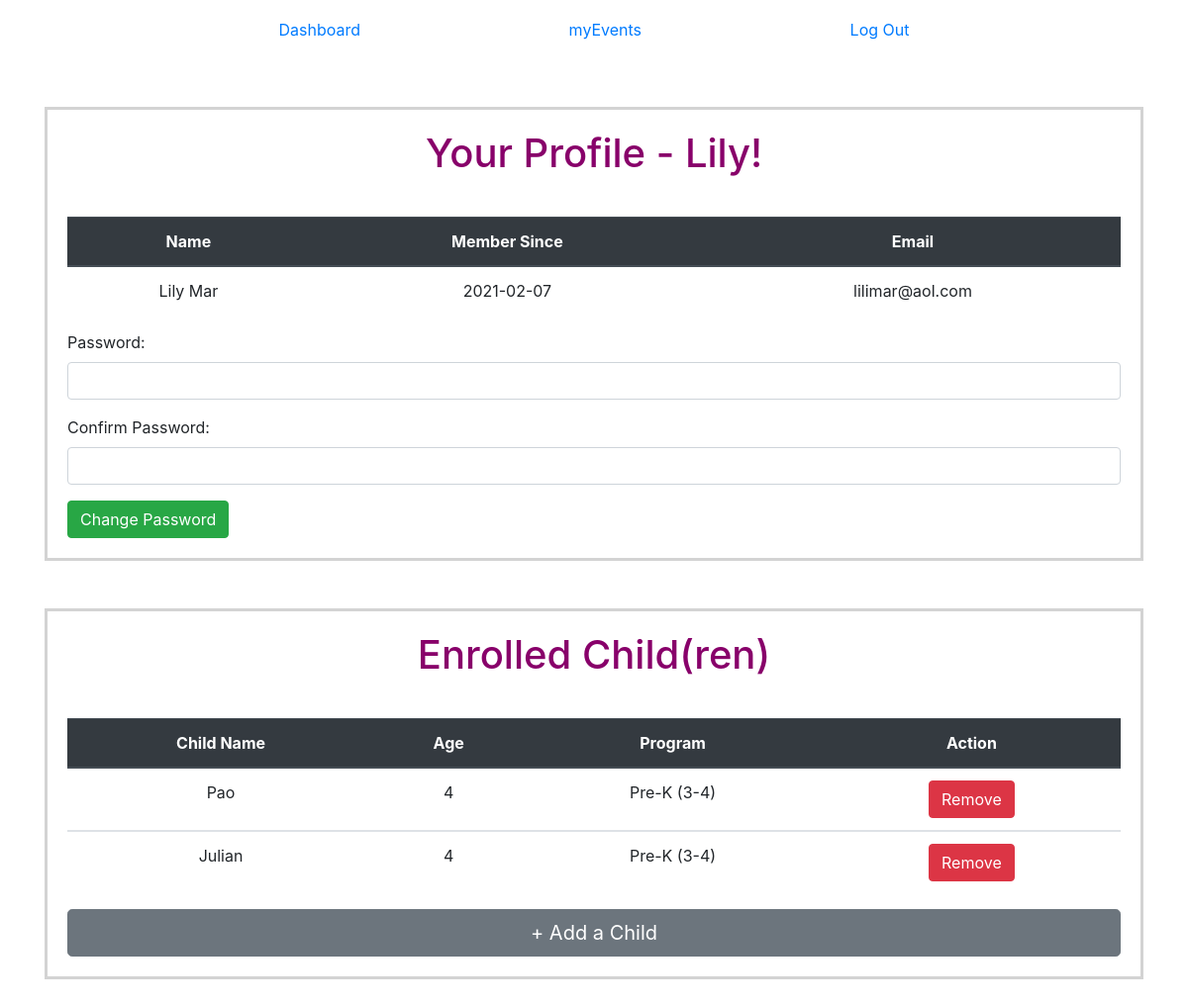
The page /ABC/myProfile (signed in) on the database its author committed.
### group_app/models.py (models this page shows, shortened)
class User(models.Model):
    first_name = models.CharField(max_length=60)
    last_name = models.CharField(max_length=60)
    email = models.EmailField(unique=True)
    password = models.CharField(max_length=100)
    created_at = models.DateTimeField(auto_now_add=True)
    updated_at = models.DateTimeField(auto_now=True)
    objects = UserManager()
    def full_name(self):
        return f"{self.first_name} {self.last_name}"
    def get_date(self):
        return self.created_at.date()

class Child(models.Model):
    first_name = models.CharField(max_length=50)
    last_name = models.CharField(max_length=50)
    birth_date = models.DateTimeField()
    gender = models.CharField(max_length=10)
    age = models.IntegerField()
    program = models.CharField(max_length=20)
    created_at = models.DateTimeField(auto_now_add=True)
    updated_at = models.DateTimeField(auto_now=True)
    parent_child = models.ForeignKey(
        User, related_name="enrolled_parent", on_delete=models.CASCADE)
    objects = ChildManager()

### group_app/views.py (the view)
# urls.py: path('myProfile', views.myProfile),
def myProfile(request):
    if 'user_id' not in request.session:
        return redirect('/ABC')
    user = User.objects.get(id=request.session['user_id'])
    children = user.enrolled_parent.all()
    context = {
        'user': user,
        'children': children,
    }
    return render(request, 'myProfile.html', context)

### group_app/templates/myProfile.html (shortened to what this page needs)
<!DOCTYPE html>
<html lang="en">
<head>
    <link href="https://stackpath.bootstrapcdn.com/bootstrap/4.5.0/css/bootstrap.min.css" rel="stylesheet"
>
    {% load static %}
    <link rel="stylesheet" href="{% static 'css/style.css' %}">
</head>
<body>
    <div class="container">
        <nav class="navbar">
            <a href="/ABC/dashboard">Dashboard</a>
            <a href="/ABC/myEvents">myEvents</a>
            <a class="float-right" href="/ABC/logout">Log Out</a>
        </nav>
        <br>
        <br>
        <section>
            <div id="my_profile">
                <h1>Your Profile - {{ user.first_name }}!</h1>
                <table class="table">
                    <thead class="thead-dark">
                        <tr>
                            <th scope="col">Name</th>
                            <th scope="col">Member Since</th>
                            <th scope="col">Email</th>
                        </tr>
                    </thead>
                    <tbody>
                        <tr>
                            <td>{{ user.full_name}}</td>
                            <td>{{ user.get_date|date:"Y-m-d" }}</td>
                            <td>{{ user.email}}</td>
                        </tr>
                    </tbody>
                </table>
                <form action="{% url 'update_myProfile' %}" method="POST">
                    <div class="form-group">
                        <label for="password">Password:</label>
                        <input type="password" name="password" class="form-control">
                    </div>
                    <div class="form-group">
                        <label for="confirm_pw">Confirm Password:</label>
                        <input type="password" name="confirm_pw" class="form-control">
                    </div>
                    <button type="submit" class="btn btn-success" id=btn_password>Change
                        Password</button>
                </form>
            </div>
        </section>
        <br><br>
        <section>
            <div id="enrolled_children">
                <h1>Enrolled Child(ren)</h1>
                <table class="table">
                    <thead class="thead-dark">
                        <tr>
                            <th scope="col">Child Name</th>
                            <th scope="col">Age</th>
                            <th scope="col">Program</th>
                            <th scope="col">Action</th>
                        </tr>
                    </thead>
                    {% for child in children %}
                    <tbody>
                        <tr>
                            <td>{{ child.first_name }}</td>
                            <td>{{ child.age }}</td>
                            <td>{{ child.program }}</td>
                            <td>
                                <form action="{% url 'remove_child_myProfile' %}" method="POST">
                                    <button class="btn btn-danger" type="submit">Remove</button>
                                </form>
                            </td>
                        </tr>
                    </tbody>
                    {% endfor %}
                </table>
                <a href="childForm" class="btn btn-secondary btn-lg btn-block">+ Add a Child </a>
            </div>
        </section>
        <br>
        <br>
    </div>
</body>
</html>

### group_app/static/css/style.css (style rules this page uses)
* { margin:0; padding:0; }
h1 { color: rgb(136, 0, 106); }
.navbar { display: flex; justify-content: space-evenly; margin:10px; }
#my_profile { border: solid lightgray; padding: 20px; }
#my_profile h1 { text-align: center; margin-bottom: 40px; }
#enrolled_children { border: solid lightgray; padding: 20px; }
#enrolled_children h1 { text-align: center; margin-bottom: 40px; }
#enrolled_children a { text-decoration: none; }
.table tr th { text-align: center; }
.table tr td { text-align: center; }
.container { margin-top:10px; }
label { font-weight: 400; }

### rows shown on the page
User: first_name "Lily", full_name "Lily Mar", get_date "2021-02-07", email "lilimar@aol.com"
Child: first_name "Pao", age "4", program "Pre-K (3-4)"
Child: first_name "Julian", age "4", program "Pre-K (3-4)"
